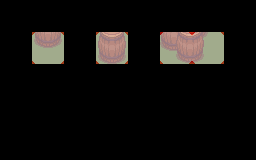

The image is a tile-based game level rendered from a .tmx file. Its description and complete source (layers, tilesets, objects, tile grids) follow:
An orthogonal 8x5 tile map with 32x32 px tiles, 3 tile layers (regions, input_doodads, output_outCollision), 39 tilesets.

<map version="1.0.0" orientation="orthogonal" renderorder="right-down" width="8" height="5" tilewidth="32" tileheight="32" nextobjectid="1">
 <tileset firstgid="1" name="barrel" tilewidth="32" tileheight="32" tilecount="8" columns="4">
  <image source="../LPC Base Assets/tiles/barrel.png" width="128" height="64" />
 </tileset>
 <tileset firstgid="9" name="brackish" tilewidth="32" tileheight="32" tilecount="18" columns="3">
  <image source="../LPC Base Assets/tiles/brackish.png" width="96" height="192" />
 </tileset>
 <tileset firstgid="27" name="bridges" tilewidth="32" tileheight="32" tilecount="42" columns="6">
  <image source="../LPC Base Assets/tiles/bridges.png" width="192" height="224" />
 </tileset>
 <tileset firstgid="69" name="buckets" tilewidth="32" tileheight="32" tilecount="6" columns="3">
  <image source="../LPC Base Assets/tiles/buckets.png" width="96" height="64" />
 </tileset>
 <tileset firstgid="75" name="cabinets" tilewidth="32" tileheight="32" tilecount="78" columns="6">
  <image source="../LPC Base Assets/tiles/cabinets.png" width="192" height="416" />
 </tileset>
 <tileset firstgid="153" name="castle_lightsources" tilewidth="32" tileheight="32" tilecount="20" columns="5">
  <image source="../LPC Base Assets/tiles/castle_lightsources.png" width="160" height="128" />
 </tileset>
 <tileset firstgid="173" name="castle_outside" tilewidth="32" tileheight="32" tilecount="187" columns="17">
  <image source="../LPC Base Assets/tiles/castle_outside.png" width="544" height="352" />
 </tileset>
 <tileset firstgid="360" name="castlefloors" tilewidth="32" tileheight="32" tilecount="100" columns="10">
  <image source="../LPC Base Assets/tiles/castlefloors.png" width="320" height="320" />
 </tileset>
 <tileset firstgid="460" name="castlefloors_outside" tilewidth="32" tileheight="32" tilecount="20" columns="4">
  <image source="../LPC Base Assets/tiles/castlefloors_outside.png" width="128" height="160" />
 </tileset>
 <tileset firstgid="480" name="castlewalls" tilewidth="32" tileheight="32" tilecount="180" columns="12">
  <image source="../LPC Base Assets/tiles/castlewalls.png" width="384" height="480" />
 </tileset>
 <tileset firstgid="660" name="cement" tilewidth="32" tileheight="32" tilecount="18" columns="3">
  <image source="../LPC Base Assets/tiles/cement.png" width="96" height="192" />
 </tileset>
 <tileset firstgid="678" name="cementstair" tilewidth="32" tileheight="32" tilecount="20" columns="5">
  <image source="../LPC Base Assets/tiles/cementstair.png" width="160" height="128" />
 </tileset>
 <tileset firstgid="698" name="chests" tilewidth="32" tileheight="32" tilecount="6" columns="2">
  <image source="../LPC Base Assets/tiles/chests.png" width="64" height="96" />
 </tileset>
 <tileset firstgid="704" name="country" tilewidth="32" tileheight="32" tilecount="20" columns="5">
  <image source="../LPC Base Assets/tiles/country.png" width="160" height="128" />
 </tileset>
 <tileset firstgid="724" name="cup" tilewidth="32" tileheight="32" tilecount="2" columns="1">
  <image source="../LPC Base Assets/tiles/cup.png" width="32" height="64" />
 </tileset>
 <tileset firstgid="726" name="dirt" tilewidth="32" tileheight="32" tilecount="18" columns="3">
  <image source="../LPC Base Assets/tiles/dirt.png" width="96" height="192" />
 </tileset>
 <tileset firstgid="744" name="dirt2" tilewidth="32" tileheight="32" tilecount="18" columns="3">
  <image source="../LPC Base Assets/tiles/dirt2.png" width="96" height="192" />
 </tileset>
 <tileset firstgid="762" name="dungeon" tilewidth="32" tileheight="32" tilecount="104" columns="13">
  <image source="../LPC Base Assets/tiles/dungeon.png" width="416" height="256" />
 </tileset>
 <tileset firstgid="866" name="grass" tilewidth="32" tileheight="32" tilecount="18" columns="3">
  <image source="../LPC Base Assets/tiles/grass.png" width="96" height="192" />
 </tileset>
 <tileset firstgid="884" name="grassalt" tilewidth="32" tileheight="32" tilecount="18" columns="3">
  <image source="../LPC Base Assets/tiles/grassalt.png" width="96" height="192" />
 </tileset>
 <tileset firstgid="902" name="hole" tilewidth="32" tileheight="32" tilecount="18" columns="3">
  <image source="../LPC Base Assets/tiles/hole.png" width="96" height="192" />
 </tileset>
 <tileset firstgid="920" name="holek" tilewidth="32" tileheight="32" tilecount="18" columns="3">
  <image source="../LPC Base Assets/tiles/holek.png" width="96" height="192" />
 </tileset>
 <tileset firstgid="938" name="holemid" tilewidth="32" tileheight="32" tilecount="18" columns="3">
  <image source="../LPC Base Assets/tiles/holemid.png" width="96" height="192" />
 </tileset>
 <tileset firstgid="956" name="house" tilewidth="32" tileheight="32" tilecount="63" columns="9">
  <image source="../LPC Base Assets/tiles/house.png" width="288" height="224" />
 </tileset>
 <tileset firstgid="1019" name="inside" tilewidth="32" tileheight="32" tilecount="100" columns="10">
  <image source="../LPC Base Assets/tiles/inside.png" width="320" height="320" />
 </tileset>
 <tileset firstgid="1119" name="kitchen" tilewidth="32" tileheight="32" tilecount="8" columns="2">
  <image source="../LPC Base Assets/tiles/kitchen.png" width="64" height="128" />
 </tileset>
 <tileset firstgid="1127" name="lava" tilewidth="32" tileheight="32" tilecount="18" columns="3">
  <image source="../LPC Base Assets/tiles/lava.png" width="96" height="192" />
 </tileset>
 <tileset firstgid="1145" name="lavarock" tilewidth="32" tileheight="32" tilecount="18" columns="3">
  <image source="../LPC Base Assets/tiles/lavarock.png" width="96" height="192" />
 </tileset>
 <tileset firstgid="1163" name="mountains" tilewidth="32" tileheight="32" tilecount="108" columns="12">
  <image source="../LPC Base Assets/tiles/mountains.png" width="384" height="288" />
 </tileset>
 <tileset firstgid="1271" name="rock" tilewidth="32" tileheight="32" tilecount="2" columns="2">
  <image source="../LPC Base Assets/tiles/rock.png" width="64" height="32" />
 </tileset>
 <tileset firstgid="1273" name="signs" tilewidth="32" tileheight="32" tilecount="6" columns="3">
  <image source="../LPC Base Assets/tiles/signs.png" width="96" height="64" />
 </tileset>
 <tileset firstgid="1279" name="stairs" tilewidth="32" tileheight="32" tilecount="112" columns="8">
  <image source="../LPC Base Assets/tiles/stairs.png" width="256" height="448" />
 </tileset>
 <tileset firstgid="1391" name="treetop" tilewidth="32" tileheight="32" tilecount="42" columns="6">
  <image source="../LPC Base Assets/tiles/treetop.png" width="192" height="224" />
 </tileset>
 <tileset firstgid="1433" name="trunk" tilewidth="32" tileheight="32" tilecount="18" columns="6">
  <image source="../LPC Base Assets/tiles/trunk.png" width="192" height="96" />
 </tileset>
 <tileset firstgid="1451" name="victoria" tilewidth="32" tileheight="32" tilecount="55" columns="11">
  <image source="../LPC Base Assets/tiles/victoria.png" width="352" height="160" />
 </tileset>
 <tileset firstgid="1506" name="water" tilewidth="32" tileheight="32" tilecount="18" columns="3">
  <image source="../LPC Base Assets/tiles/water.png" width="96" height="192" />
 </tileset>
 <tileset firstgid="1524" name="waterfall" tilewidth="32" tileheight="32" tilecount="15" columns="3">
  <image source="../LPC Base Assets/tiles/waterfall.png" width="96" height="160" />
 </tileset>
 <tileset firstgid="1539" name="watergrass" tilewidth="32" tileheight="32" tilecount="18" columns="3">
  <image source="../LPC Base Assets/tiles/watergrass.png" width="96" height="192" />
 </tileset>
 <tileset firstgid="1557" name="collision" tilewidth="32" tileheight="32" tilecount="1" columns="1">
  <image source="../LPC Base Assets/tiles/collision.png" width="32" height="32" />
 </tileset>
 <layer name="regions" width="8" height="5">
  <data encoding="csv">
0,0,0,0,0,0,0,0,
0,876,0,876,0,876,876,0,
0,0,0,0,0,0,0,0,
0,0,0,0,0,0,0,0,
0,0,0,0,0,0,0,0
</data>
 </layer>
 <layer name="input_doodads" width="8" height="5">
  <data encoding="csv">
0,0,0,0,0,0,0,0,
0,5,0,6,0,7,8,0,
0,0,0,0,0,0,0,0,
0,0,0,0,0,0,0,0,
0,0,0,0,0,0,0,0
</data>
 </layer>
 <layer name="output_outCollision" width="8" height="5" opacity="0.55">
  <data encoding="csv">
0,0,0,0,0,0,0,0,
0,1557,0,1557,0,1557,1557,0,
0,0,0,0,0,0,0,0,
0,0,0,0,0,0,0,0,
0,0,0,0,0,0,0,0
</data>
 </layer>
</map>
